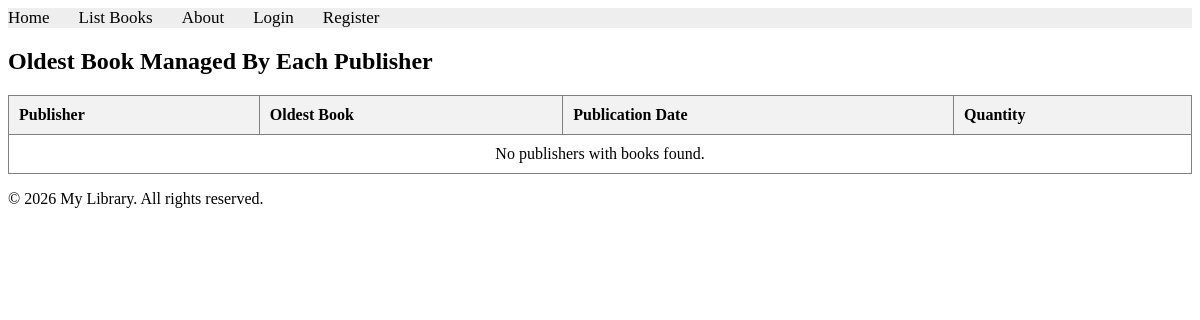
Page /books/lab9/task3 on the earlier database version.
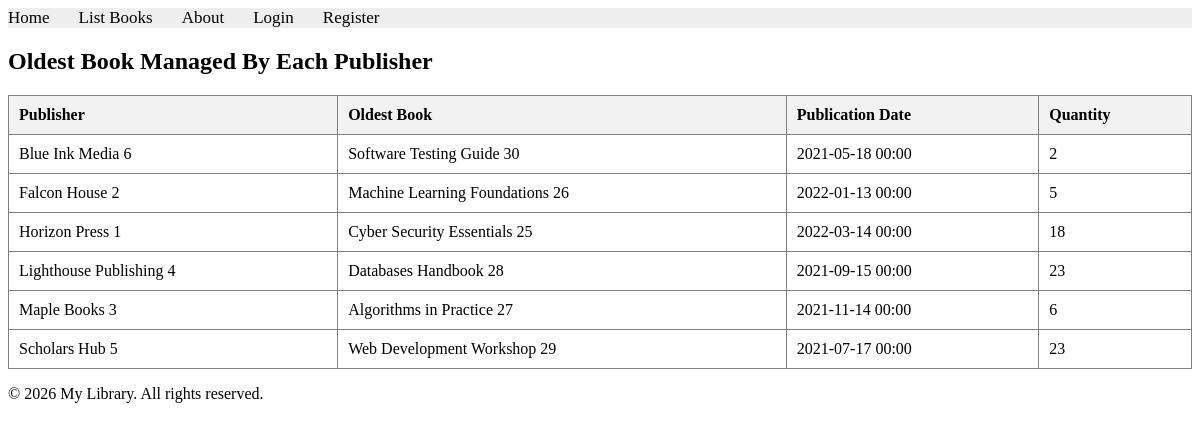
Same page on the later database version.
### apps/bookmodule/models.py (models this page shows, shortened)
class Publisher(models.Model):
    name = models.CharField(max_length=200)
    location = models.CharField(max_length=300)

class Book(models.Model):
    title = models.CharField(max_length=100)
    author = models.CharField(max_length=50, blank=True)
    price = models.FloatField(default=0.0)
    quantity = models.IntegerField(default=1)
    pubdate = models.DateTimeField(null=True, blank=True)
    rating = models.SmallIntegerField(default=1)
    edition = models.SmallIntegerField(default=1)
    publisher = models.ForeignKey(
        Publisher,
        null=True,
        blank=True,
        on_delete=models.SET_NULL,
    )
    authors = models.ManyToManyField(Author, blank=True)

### apps/bookmodule/views.py (the view)
# urls.py: path('lab9/task3', views.lab9_task3, name="books.lab9_task3"),
def lab9_task3(request):
    publishers = Publisher.objects.annotate(
        oldest_book_pubdate=Min('book__pubdate')
    ).filter(oldest_book_pubdate__isnull=False).prefetch_related('book_set').order_by('name')
    for publisher in publishers:
        publisher.oldest_book = publisher.book_set.filter(
            pubdate=publisher.oldest_book_pubdate
        ).order_by('title').first()
    return render(
        request,
        'bookmodule/lab9_task3.html',
        {'publishers': publishers},
    )

### apps/templates/bookmodule/lab9_task3.html (shortened to what this page needs)
{% extends "layouts/base.html" %}
{% block content %}
<h2>Oldest Book Managed By Each Publisher</h2>
<table border="1" style="width: 100%; border-collapse: collapse; margin-top: 20px;">
    <thead>
        <tr style="background-color: #f2f2f2; text-align: left;">
            <th style="padding: 10px;">Publisher</th>
            <th style="padding: 10px;">Oldest Book</th>
            <th style="padding: 10px;">Publication Date</th>
            <th style="padding: 10px;">Quantity</th>
        </tr>
    </thead>
    <tbody>
        {% for publisher in publishers %}
        <tr>
            <td style="padding: 10px;">{{ publisher.name }}</td>
            <td style="padding: 10px;">{{ publisher.oldest_book.title }}</td>
            <td style="padding: 10px;">{{ publisher.oldest_book_pubdate|date:"Y-m-d H:i" }}</td>
            <td style="padding: 10px;">{{ publisher.oldest_book.quantity }}</td>
        </tr>
        {% empty %}
        <tr>
            <td colspan="4" style="text-align: center; padding: 10px;">No publishers with books found.</td>
        </tr>
        {% endfor %}
    </tbody>
</table>
{% endblock content %}

### apps/templates/layouts/base.html (shortened to what this page needs)
<!DOCTYPE html>
<html>
{% load static %}
<head>
  <link rel="stylesheet" href="{% static 'styles/styles.css' %}">
  <link rel="stylesheet" href="https://cdnjs.cloudflare.com/ajax/libs/font-awesome/4.7.0/css/font-awesome.min.css">
</head>
<body>
    {% include "includes/header.html" %}
    {% block content %} {% endblock content %}
    {% include "includes/footer.html" %}
</body>
</html>

### apps/templates/includes/header.html
{% with request.resolver_match.url_name as url_name %}
<div class="topnav">
    <a class="{% if url_name == 'books.index' %}active{% endif %}" href="{% url "books.index" %}">Home</a>
    <a class="{% if url_name == 'books.list_books' %}active{% endif %}" href="{% url "books.list_books" %}">List Books</a>
    <a class="{% if url_name == 'books.aboutus' %}active{% endif %}" href="{% url "books.aboutus" %}">About</a>
    {% if user.is_authenticated %}
      <a href="{% url "users.logout" %}">Logout</a>
    {% else %}
      <a class="{% if url_name == 'users.login' %}active{% endif %}" href="{% url "users.login" %}">Login</a>
      <a class="{% if url_name == 'users.register' %}active{% endif %}" href="{% url "users.register" %}">Register</a>
    {% endif %}
</div>
{% endwith %}

### apps/templates/includes/footer.html
<footer>
    <p>&copy; 2026 My Library. All rights reserved.</p>
</footer>

### apps/static/styles/styles.css (style rules this page uses)
.topnav { background-color: #eeeeee; width: 100%; }
.topnav a { color: #000000; text-align: center; margin-right: 25px; text-decoration: none; font-size: 17px; }

Differences in the rows shown:
added Publisher: name "Blue Ink Media 6", oldest_book "Software Testing Guide 30", oldest_book_pubdate "2021-05-18 00:00", oldest_book.quantity "2"
added Publisher: name "Falcon House 2", oldest_book "Machine Learning Foundations 26", oldest_book_pubdate "2022-01-13 00:00", oldest_book.quantity "5"
added Publisher: name "Horizon Press 1", oldest_book "Cyber Security Essentials 25", oldest_book_pubdate "2022-03-14 00:00", oldest_book.quantity "18"
added Publisher: name "Lighthouse Publishing 4", oldest_book "Databases Handbook 28", oldest_book_pubdate "2021-09-15 00:00", oldest_book.quantity "23"
added Publisher: name "Maple Books 3", oldest_book "Algorithms in Practice 27", oldest_book_pubdate "2021-11-14 00:00", oldest_book.quantity "6"
added Publisher: name "Scholars Hub 5", oldest_book "Web Development Workshop 29", oldest_book_pubdate "2021-07-17 00:00", oldest_book.quantity "23"
Other differences:
text no longer shown: "No publishers with books found."
